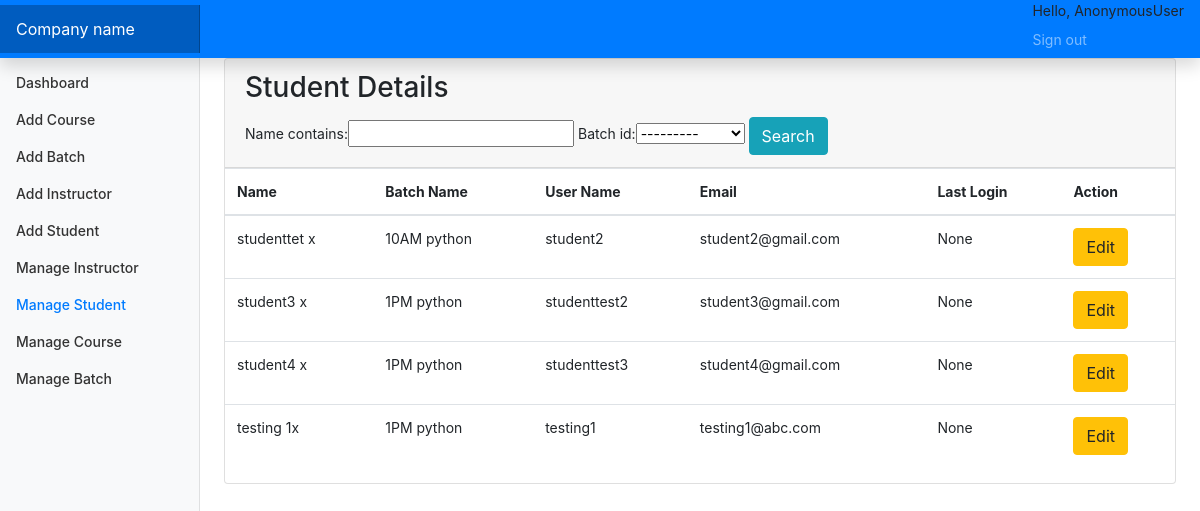
The app's page /manages, older data.
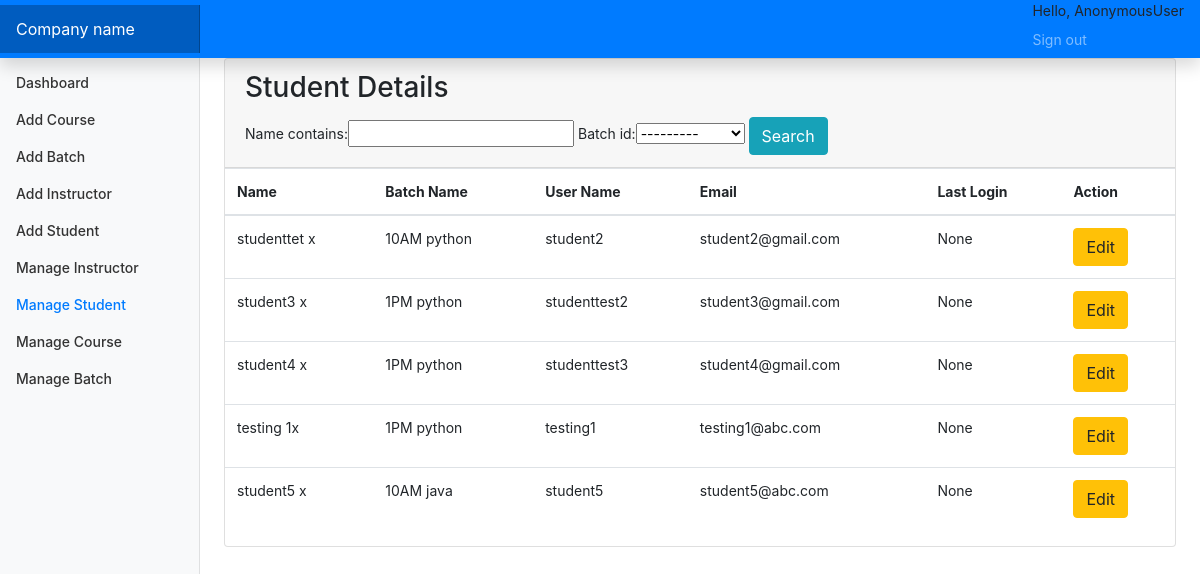
The same page, newer data.
### account/models.py (models this page shows, shortened)
class Students(models.Model):
    id=models.AutoField(primary_key=True)
    name=models.CharField(max_length=255,null=True,blank=True)
    user=models.OneToOneField(CustomUser,on_delete=models.CASCADE)
    batch_id=models.ForeignKey(Batch,on_delete=models.DO_NOTHING,default=1)
    objects = models.Manager()

class Batch(models.Model):
    id=models.AutoField(primary_key=True)
    batch_name=models.CharField(max_length=255)
    course_id=models.ForeignKey(Course,on_delete=models.CASCADE,default=1)
    instructor_id=models.ForeignKey(Instructor,on_delete=models.CASCADE)
    objects=models.Manager()
    def __str__(self):
        return self.batch_name

class CustomUser(AbstractUser):
    user_type_data=((1,"Admin"),(2,"Instructor"),(3,"Students"))
    user_type=models.CharField(default=1,choices=user_type_data,max_length=10)

### account/views.py (the view)
# urls.py: path('manages',views.manageStudent,name="manages"),
def manageStudent(request):
    stu=Students.objects.all()
    myfilter=StudentFilter(request.GET,queryset=stu)
    stu=myfilter.qs
    return render(request,"HOD/manage_students.html",{"students":stu,"myfilter":myfilter})

### account/templates/HOD/manage_students.html (shortened to what this page needs)
{% extends 'base.html'%}
{% block sidebarstuff %}
<li class="nav-item">
    <a class="nav-link" href="{% url 'dashboard' %}">
        Dashboard <span class="sr-only">(current)</span>
    </a>
</li>
<li class="nav-item">
    <a class="nav-link" href="{% url 'addCourses' %}">
        Add Course
    </a>
</li>
<li class="nav-item">
    <a class="nav-link" href="{% url 'addBatch' %}">
        Add Batch
    </a>
</li>
<li class="nav-item">
    <a class="nav-link" href="{% url 'addInstructor' %}">
        Add Instructor
    </a>
</li>
<li class="nav-item">
    <a class="nav-link" href="{% url 'addStudent' %}">
        Add Student
    </a>
</li>
<li class="nav-item">
    <a class="nav-link" href="{% url 'managei' %}">
        Manage Instructor
    </a>
</li>
<li class="nav-item">
    <a class="nav-link active" href="{% url 'manages' %}">
        Manage Student
    </a>
</li>
<li class="nav-item">
    <a class="nav-link" href="{% url 'managec' %}">
        Manage Course
    </a>
</li>
<li class="nav-item">
    <a class="nav-link" href="{% url 'manageb' %}">
        Manage Batch
    </a>
</li>
{% endblock sidebarstuff %}
{% block maincontent %}
<main role="main" class="col-md-9 ml-sm-auto col-lg-10 px-md-4">
    <div class="row">
        <div class="col-md-12 ">
            <div class="card">
                <div class="card-header">
                    <h3 class="card-title">Student Details</h3>
                    <div class="card-tools">
                        <div class="input-group input-group-sm" style="width: auto;">
                            <form method="GET">
                                {{myfilter.form}}
                                <button type="submit" class="btn btn-info">Search</button>
                                </form>
                        </div>
                    </div>
                </div>
                <div class="card-body table-responsive p-0">
                    <table class="table table-hover text-nowrap">
                        <thead>
                            <tr>
                                <th>Name</th>
                                <th>Batch Name</th>
                                <th>User Name</th>
                                <th>Email</th>
                                <th>Last Login</th>
                                <th>Action</th>
                            </tr>
                        </thead>
                        <tbody>
                            {% for student in students %}
                            <tr>
                                <td>{{ student.name }}</td>
                                <td>{{ student.batch_id }}</td>
                                <td>{{ student.user.username }}</td>
                                <td>{{ student.user.email }}</td>
                                <td>{{ student.user.last_login }}</td>
                                <td><a href="/edit_student/{{ student.user.id }}" class="btn btn-warning">Edit</a>
                                </td>
                            </tr>
                            {% endfor %}
                        </tbody>
                    </table>
                </div>
            </div>
        </div>
    </div>
</main>
{% endblock maincontent %}

### account/templates/base.html (shortened to what this page needs)
{% load static %}
<!doctype html>
<html lang="en">
<head>
    <link rel="stylesheet" href="{% static 'css/bootstrap.min.css' %}">
    <link rel="stylesheet" href="{% static 'css/base.css' %}">
</head>
<body>
    <nav class="navbar navbar-dark sticky-top bg-primary flex-md-nowrap p-0 shadow">
        <a class="navbar-brand col-md-3 col-lg-2 mr-0 px-3" href="#">Company name</a>
        <ul class="navbar-nav px-3">
            <li class="nav-item text-nowrap">
                <span>Hello, {{request.user}} </span>
            </li>
            <li class="nav-item text-nowrap">
                <a class="nav-link" href="{% url 'logout' %}">Sign out</a>
            </li>
        </ul>
    </nav>
    <div class="container-fluid">
        <div class="row">
            <nav id="sidebarMenu" class="col-md-3 col-lg-2 d-md-block bg-light sidebar collapse">
                <div class="sidebar-sticky pt-3">
                    <ul class="nav flex-column">
                        {% block sidebarstuff %}
                        {% endblock sidebarstuff %}
                    </ul>
                </div>
            </nav>
            {% block maincontent %}
            {% endblock maincontent %}
        </div>
    </div>
</body>
</html>

### staticfiles/css/base.css (style rules this page uses)
body { font-size: .875rem; }
.sidebar { position: fixed; top: 0; bottom: 0; left: 0; z-index: 100; padding: 48px 0 0; box-shadow: inset -1px 0 0 rgba(0, 0, 0, .1); }
.sidebar-sticky { position: relative; top: 0; height: calc(100vh - 48px); padding-top: .5rem; overflow-x: hidden; overflow-y: auto; }
.sidebar .nav-link { font-weight: 500; color: #333; }
.sidebar .nav-link.active { color: #007bff; }
.navbar-brand { padding-top: .75rem; padding-bottom: .75rem; font-size: 1rem; background-color: rgba(0, 0, 0, .25); box-shadow: inset -1px 0 0 rgba(0, 0, 0, .25); }

Row changes from the older to the newer data that the page shows:
added Students: name "student5 x", batch_id "10AM java", user.username "student5", user.email "student5@abc.com", user.last_login "None"
